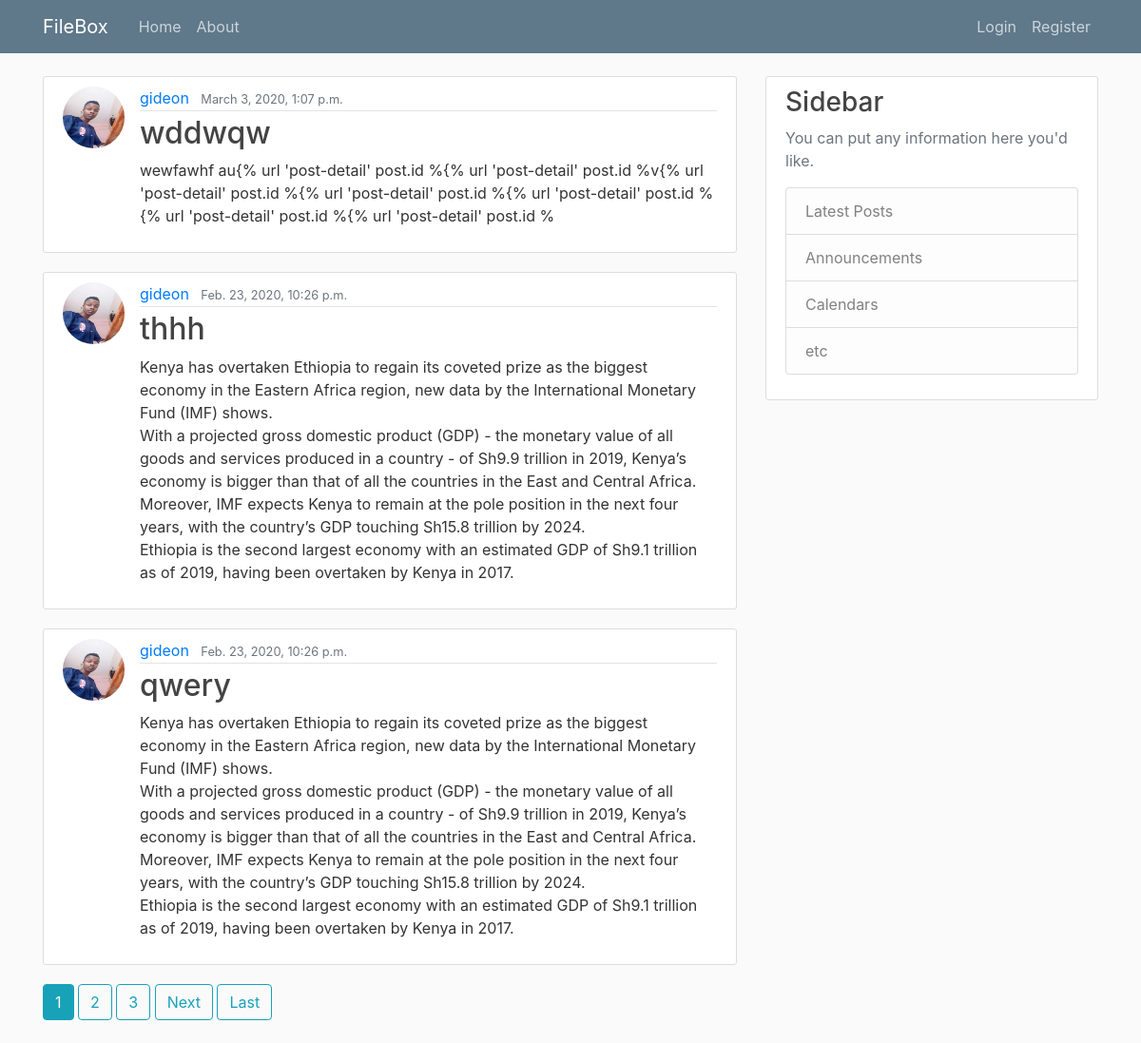
The page / on the database its author committed.
### blog/models.py (models this page shows, shortened)
class Post(models.Model):
    title=models.CharField(max_length=100)
    content=models.TextField()
    date_posted=models.DateTimeField(default=timezone.now)
    author=models.ForeignKey(User, on_delete=models.CASCADE)
    objects=models.Manager()

### users/models.py (models this page shows, shortened)
class Profile(models.Model):
    user = models.OneToOneField(User, on_delete=models.CASCADE)
    image = models.ImageField(default='default.jpg', upload_to='profile_pics')

### blog/views.py (the view)
# urls.py: path('', PostListView.as_view(), name='Blog-Home'),
class PostListView(ListView):
    model=Post
    template_name='blog/home.html'
    context_object_name='posts'
    ordering=['-date_posted']
    paginate_by=3

### blog/templates/blog/home.html (shortened to what this page needs)
{% extends "blog/base.html" %}
{% block content %}
    {% for post in posts %}
    <article class="media content-section">
      <img class="rounded-circle article-img" src="{{post.author.profile.image.url}}">
           <div class="media-body">
            <div class="article-metadata">
              <a class="mr-2" href="{% url 'user-posts' post.author.username %}">{{ post.author }}</a>
                <small class="text-muted">{{ post.date_posted }}</small>
            </div>
            <h2><a class="article-title" href="{% url 'post-detail' post.id %}">{{ post.title }}</a></h2>
            <p class="article-content">{{ post.content }}</p>
          </div>
    </article>
    {% endfor %}
    {% if is_paginated %}
      {%for num in page_obj.paginator.page_range%}
        {% if page_obj.number == num %}
        <a class="btn btn-info mb-4" href="?page={{num}}">{{num}}</a>
        {% elif num > page_obj.number|add:'-3' and num < page_obj.number|add:'3' %}
        <a class="btn btn-outline-info mb-4" href="?page={{num}}">{{num}}</a>
        {% endif %}
      {%endfor%}
      {% if page_obj.has_next %}
      <a class="btn btn-outline-info mb-4" href="?page={{page_obj.next_page_number}}">Next</a>
      <a class="btn btn-outline-info mb-4" href="?page={{page_obj.paginator.num_pages}}">Last</a>
      {%endif%}
    {% endif %}
{% endblock content %}

### blog/static/blog/main.css (style rules this page uses)
body { background: #fafafa; color: #333333; margin-top: 5rem; }
h1, h2, h3, h4, h5, h6 { color: #444444; }
.content-section { background: #ffffff; padding: 10px 20px; border: 1px solid #dddddd; border-radius: 3px; margin-bottom: 20px; }
.article-title { color: #444444; }
.article-content { white-space: pre-line; }
.article-img { height: 65px; width: 65px; margin-right: 16px; }
.article-metadata { padding-bottom: 1px; margin-bottom: 4px; border-bottom: 1px solid #e3e3e3 }

### rows shown on the page
Post: author.profile.image (picture), author "gideon", date_posted "March 3, 2020, 1:07 p.m.", title "wddwqw", content "wewfawhf au{% url 'post-detail' post.id %{% url 'post-detail' post.id %v{% url 'post-detail' post.id %{% url 'post-detail' post.id %{% url 'post-detail' post.id %{% url 'post-detail' post.id %{% url 'post-detail' post.id %"
Post: author.profile.image (picture), author "gideon", date_posted "Feb. 23, 2020, 10:26 p.m.", title "thhh", content "Kenya has overtaken Ethiopia to regain its coveted prize as the biggest economy in the Eastern Africa region, new data by the International Monetary Fund (IMF) shows. With a projected gross domestic product (GDP) - the monetary value of all goods and services produced in a country - of Sh9.9 trillion in 2019, Kenya’s economy is bigger than that of all the countries in the East and Central Africa. Moreover, IMF expects Kenya to remain at the pole position in the next four years, with the country’s GDP touching Sh15.8 trillion by 2024. Ethiopia is the second largest economy with an estimated GDP of Sh9.1 trillion as of 2019, having been overtaken by Kenya in 2017."
Post: author.profile.image (picture), author "gideon", date_posted "Feb. 23, 2020, 10:26 p.m.", title "qwery", content "Kenya has overtaken Ethiopia to regain its coveted prize as the biggest economy in the Eastern Africa region, new data by the International Monetary Fund (IMF) shows. With a projected gross domestic product (GDP) - the monetary value of all goods and services produced in a country - of Sh9.9 trillion in 2019, Kenya’s economy is bigger than that of all the countries in the East and Central Africa. Moreover, IMF expects Kenya to remain at the pole position in the next four years, with the country’s GDP touching Sh15.8 trillion by 2024. Ethiopia is the second largest economy with an estimated GDP of Sh9.1 trillion as of 2019, having been overtaken by Kenya in 2017."

### other values the page prints
{{ num }} "1"
{{ num }} "2" "3"
